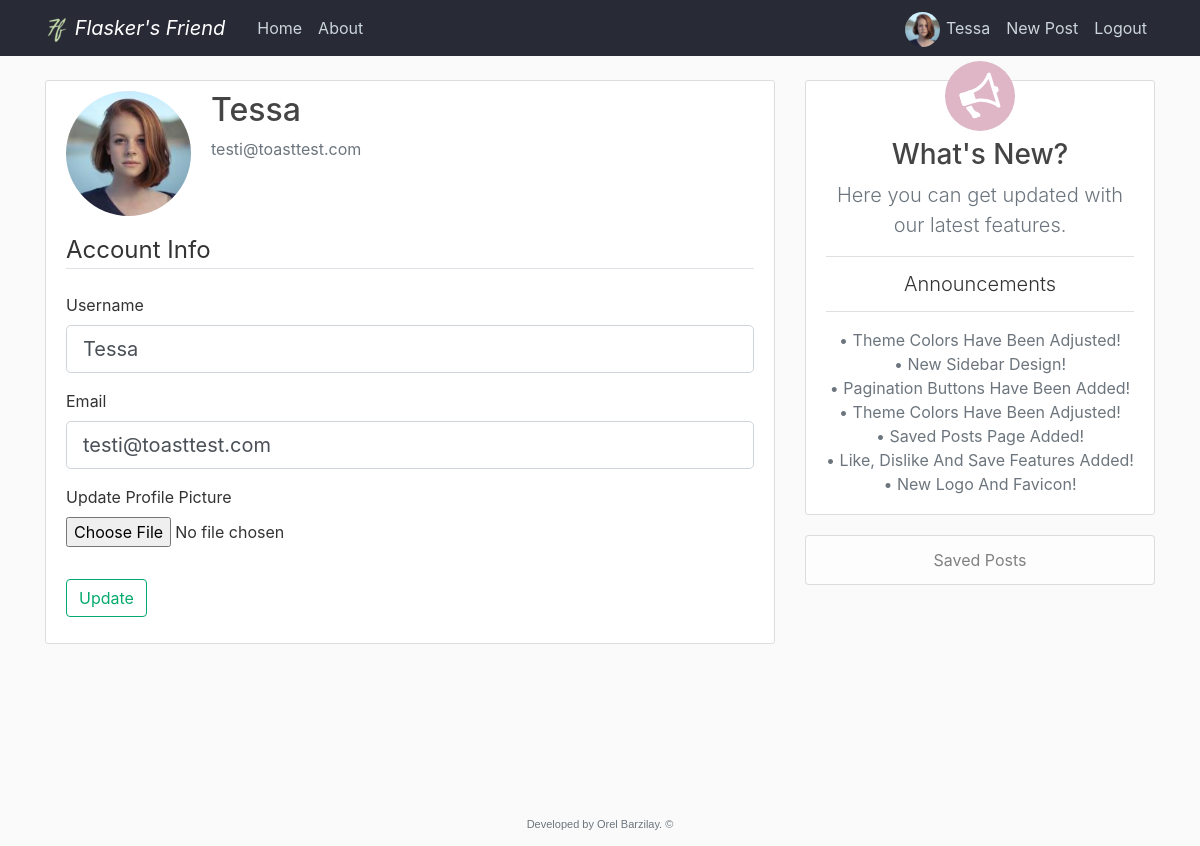
The app's page /account (signed in) with its own data.
### flaskblog/models.py (models this page shows, shortened)
class User(db.Model, UserMixin):
    id = db.Column(db.Integer, primary_key=True)
    username = db.Column(db.String(20), unique=True, nullable=False)
    email = db.Column(db.String(120), unique=True, nullable=False)
    image_file = db.Column(db.String(20), nullable=False, default='default.jpg')
    password = db.Column(db.String(60), nullable=False)
    admin = db.Column(db.Integer, nullable=False, default=0)  # Self Added
    posts = db.relationship('Post', backref='author', lazy=True)  # Here we refer the post class
    liked = db.relationship('PostLike', foreign_keys='PostLike.user_id', backref='user', lazy='dynamic')
    disliked = db.relationship('PostDislike', foreign_keys='PostDislike.user_id', backref='user', lazy='dynamic')
    saved = db.relationship('PostSave', foreign_keys='PostSave.user_id', backref='user', lazy='dynamic')

class Announcements(db.Model):
    id = db.Column(db.Integer, primary_key=True)
    content = db.Column(db.Text, nullable=False)
    date_posted = db.Column(db.DateTime, nullable=False, default=datetime.now, onupdate=datetime.now)

### flaskblog/users/routes.py (the view)
@users.route("/account", methods=['GET', 'POST'])
@login_required
def account():
    anns = Announcements.query.order_by(Announcements.date_posted.desc())
    form = UpdateAccountForm()
    if form.validate_on_submit():
        if form.picture.data:
            picture_file = save_picture(form.picture.data)
            current_user.image_file = picture_file
        current_user.username = form.username.data
        current_user.email = form.email.data.lower()
        db.session.commit()
        flash('Your account has been updated!', 'success')
        return redirect(url_for('users.account'))
    elif request.method == 'GET':
        form.username.data = current_user.username
        form.email.data = current_user.email
    image_file = url_for('static', filename=f'profile_pics/{current_user.image_file}')
    return render_template('account.html', title='Account', image_file=image_file, form=form, anns=anns)

### flaskblog/users/forms.py (shortened to what this page needs)
class UpdateAccountForm(FlaskForm):
    username = StringField('Username', validators=[DataRequired(), Length(min=2, max=20)])
    email = StringField('Email', validators=[DataRequired(), Email()])
    picture = FileField('Update Profile Picture', validators=[FileAllowed(['jpg', 'png'])])
    submit = SubmitField('Update')

### flaskblog/models.py (called while the page is built)
@login_manager.user_loader
def load_user(user_id):
    return User.query.get(int(user_id))

### flaskblog/templates/account.html (shortened to what this page needs)
{% extends "layout.html" %}
{% block content %}
    <div class="content-section cancel-margin">
      <div class="media">
        <img class="rounded-circle account-img" src="{{ image_file }}">
        <div class="media-body">
          <h2 class="account-heading">{{ current_user.username }}</h2>
          <p class="text-secondary">{{ current_user.email }}</p>
        </div>
      </div>
        <form method="POST" action="" enctype="multipart/form-data">
            <fieldset class="form-group">
                <legend class="border-bottom mb-4">Account Info</legend>
                <div class="form-group">
                    {{ form.username.label(class="form-control-label") }}
                    {% if form.username.errors %}
                        {{ form.username(class="form-control form-control-lg is-invalid") }}
                        <div class="invalid-feedback">
                            {% for error in form.username.errors %}
                                <span>{{ error }}</span>
                            {% endfor %}
                        </div>
                    {% else %}
                        {{ form.username(class="form-control form-control-lg") }}
                    {% endif %}
                </div>
                <div class="form-group">
                    {{ form.email.label(class="form-control-label") }}
                    {% if form.email.errors %}
                        {{ form.email(class="form-control form-control-lg is-invalid") }}
                        <div class="invalid-feedback">
                            {% for error in form.email.errors %}
                                <span>{{ error }}</span>
                            {% endfor %}
                        </div>
                    {% else %}
                        {{ form.email(class="form-control form-control-lg") }}
                    {% endif %}
                </div>
                <div class="form-group">
                    {{ form.picture.label() }}
                    {{ form.picture(class="form-control-file") }}
                </div>
            </fieldset>
            <div class="form-group">
                {{ form.submit(class="btn btn-outline-emerald") }}
            </div>
        </form>
    </div>
{% endblock content %}

### flaskblog/templates/layout.html (shortened to what this page needs)
<!DOCTYPE html>
<html lang="en">
<head>
    <link rel="stylesheet" href="https://stackpath.bootstrapcdn.com/bootstrap/4.3.1/css/bootstrap.min.css">
    <link rel="stylesheet" type="text/css" href="{{ url_for('static', filename='main.css') }}">
    <link rel="stylesheet" href="https://cdn.jsdelivr.net/npm/bootstrap-icons@1.5.0/font/bootstrap-icons.css">
</head>
<body>
  <div class="content">
    <header class="site-header">
      <nav class="navbar navbar-expand-md navbar-dark bg-steel fixed-top">
        <div class="container">
          <a class="navbar-brand mr-4 font-italic" href="/">
            <img src="{{ url_for('static', filename='logo_24x24.png') }}" style="height: 24px;">
            Flasker's Friend
          </a>
          <div class="collapse navbar-collapse" id="navbarToggle">
            <div class="navbar-nav mr-auto">
              <a class="nav-item nav-link" href="{{ url_for('main.home') }}">Home</a>
              <a class="nav-item nav-link" href="{{ url_for('main.about') }}">About</a>
            </div>
            <div class="navbar-nav">
              {% if current_user.is_authenticated and current_user.admin == 1 %}
                <a class="nav-item nav-link" style="padding-bottom: 0; padding-top: 4px;" href="{{ url_for('users.account') }}">
                  <img class="rounded-circle navbar-account-img my-auto" src="{{ url_for('static', filename='profile_pics/' + current_user.image_file) }}">
                  {{ current_user.username }}
                </a>
                <a class="nav-item nav-link" href="{{ url_for('posts.new_post') }}">New Post</a>
                <a class="nav-item nav-link" href="{{ url_for('admin.admin_panel') }}">Admin Panel</a>
                <a class="nav-item nav-link" href="{{ url_for('users.logout') }}">Logout</a>
              {% elif current_user.is_authenticated %}
                <a class="nav-item nav-link" style="padding-bottom: 0; padding-top: 4px;" href="{{ url_for('users.account') }}">
                  <img class="rounded-circle navbar-account-img my-auto" src="{{ url_for('static', filename='profile_pics/' + current_user.image_file) }}">
                  {{ current_user.username }}
                </a>
                <a class="nav-item nav-link" href="{{ url_for('posts.new_post') }}">New Post</a>
                <a class="nav-item nav-link" href="{{ url_for('users.logout') }}">Logout</a>
              {% else %}
                <a class="nav-item nav-link" href="{{ url_for('users.login') }}">Login</a>
                <a class="nav-item nav-link" href="{{ url_for('users.register') }}">Register</a>
              {% endif %}
            </div>
          </div>
        </div>
      </nav>
    </header>
    {% block main_container %}
    <main role="main" class="container">
      <div class="row main-container">
        {% endblock main_container %}
        {% block sidebox %}
        <div class="col-md-8">
        {% endblock sidebox %}
          {% block content %}{% endblock content %}
        </div>
        {% block sidebar %}
          <div class="col-md-4">
            <div class="content-section sidebar-margin">
                <span class="sidebar-circle">
                    <img class="sidebar-megaphone" src="{{ url_for('static', filename='megaphone-white.svg') }}">
                </span>
              <h3 class="text-center">What's New?</h3>
              <p class="text-muted text-center lead">Here you can get updated with our latest features.</p>
                <ul class="list-group list-group-flush">
                {% if current_user.is_authenticated and current_user.admin %}
                  <a class="list-group-item text-center lead mb-2 sidebar-announcement-button" href="{{ url_for('admin.announcements') }}" data-toggle="tooltip" data-placement="bottom" title="Click To Manage">
                    Announcements
                  </a>
                {% else %}
                  <li class="list-group-item text-center lead mb-2">
                    Announcements
                  </li>
                {% endif %}
                <p class="text-center mt-2 text-muted sidebar-p-mb">
                  {% for ann in anns %}
                      &#8226; {{ann.content}}<br>
                  {% endfor %}
                </p>
                </ul>
            </div>
            {% if current_user.is_authenticated %}
              <ul class="list-group mb-3">
                <a type="button" class="btn list-group-item list-group-item-light text-center sidebar-button" href="{{ url_for('users.saved_posts', username=current_user.username) }}">Saved Posts</a>
              </ul>
            {% endif %}
          </div>
      </div>
      {% endblock sidebar %}
    </main>
  </div>
    <footer class="footer">
      <p class="site-footer text-muted text-center">Developed by Orel Barzilay. &copy;</p>
    </footer>
</body>
</html>

### flaskblog/static/main.css (style rules this page uses)
html, body { height: 95.8%; }
.content { flex: 1 0 auto; }
body { background: #fafafa; color: #333333; margin-top: 5rem; display: flex; flex-direction: column; }
h1, h2, h3, h4, h5, h6 { color: #444444; }
.bg-steel { background-color: #282a35; }
.site-header .navbar-nav .nav-link { color: #cbd5db; }
.content-section { background: #ffffff; padding: 10px 20px; border: 1px solid #dddddd; border-radius: 3px; margin-bottom: 20px; }
.account-img { object-fit: cover; height: 125px; width: 125px; margin-right: 20px; margin-bottom: 16px; }
.navbar-account-img { object-fit: cover; margin-right: 1px; height: 35px; width: 35px; }
.main-container { justify-content: center; }
.btn-outline-emerald { color: #04AA6D; border-color: #04AA6D; }
.sidebar-circle { display: flex; justify-content: center; align-items: center; background: #deb6c5; color: #deb6c5; border-radius: 50%; padding: 10px; height: 70px; width: 70px; top: -30px; position: relative; margin-left: auto; margin-right: auto; margin-bottom: -23px; left: 0; right: 0; }
.sidebar-megaphone { height: 40px; transform: rotate(343deg); }
.sidebar-p-mb { margin-bottom: 8px; }
.footer { flex-shrink: 0; }
.site-footer { font: normal 11px arial,Calibri,Verdana,Geneva,sans-serif; }

### records on screen
User: image_file (picture), username "Tessa", email "testi@toasttest.com"
Announcements: content "Theme Colors Have Been Adjusted!"
Announcements: content "New Sidebar Design!"
Announcements: content "Pagination Buttons Have Been Added!"
Announcements: content "Theme Colors Have Been Adjusted!"
Announcements: content "Saved Posts Page Added!"
Announcements: content "Like, Dislike And Save Features Added!"
Announcements: content "New Logo And Favicon!"
